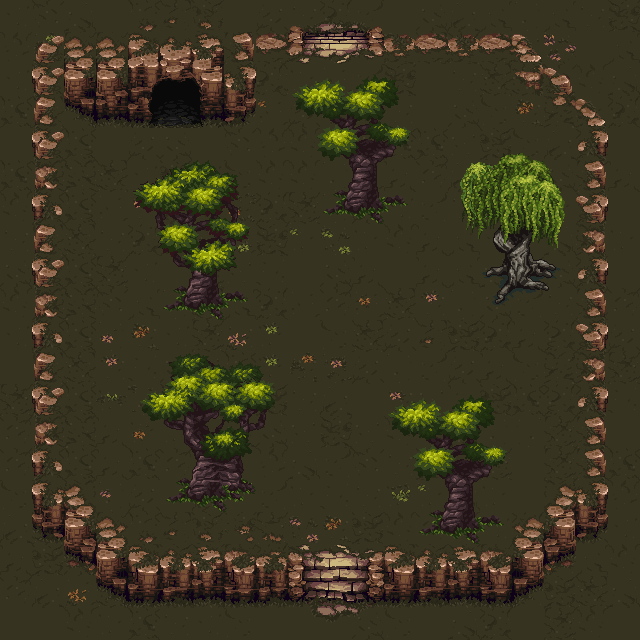

Below is a game level as drawn by its tile map, then a one-line description and the .tmx that defines it (tile-layer data replaced by summaries):
An orthogonal 20x20 tile map with 32x32 px tiles, 2 tile layers (Tile Layer 1, Tile Layer 2), 6 tilesets.

<map version="1.5" tiledversion="1.7.2" orientation="orthogonal" renderorder="right-down" width="20" height="20" tilewidth="32" tileheight="32" infinite="0" nextlayerid="3" nextobjectid="1">
 <tileset firstgid="1" source="../tilesets/grassland.tsx" />
 <tileset firstgid="4097" source="../tilesets/tree-green-wide-edit.tsx" />
 <tileset firstgid="4347" source="../tilesets/tree-green-willow.tsx" />
 <tileset firstgid="5371" source="../tilesets/tree-green-thin.tsx" />
 <tileset firstgid="5627" source="../tilesets/tree-green-bushy.tsx" />
 <tileset firstgid="5883" source="../tilesets/caves-grassland-entrance.tsx" />
 <layer id="1" name="Tile Layer 1" width="20" height="20">
  <data>[400 cells, 400 non-empty, 64 distinct tile ids]</data>
 </layer>
 <layer id="2" name="Tile Layer 2" width="20" height="20">
  <data>[400 cells, 222 non-empty, 159 distinct tile ids]</data>
 </layer>
</map>
